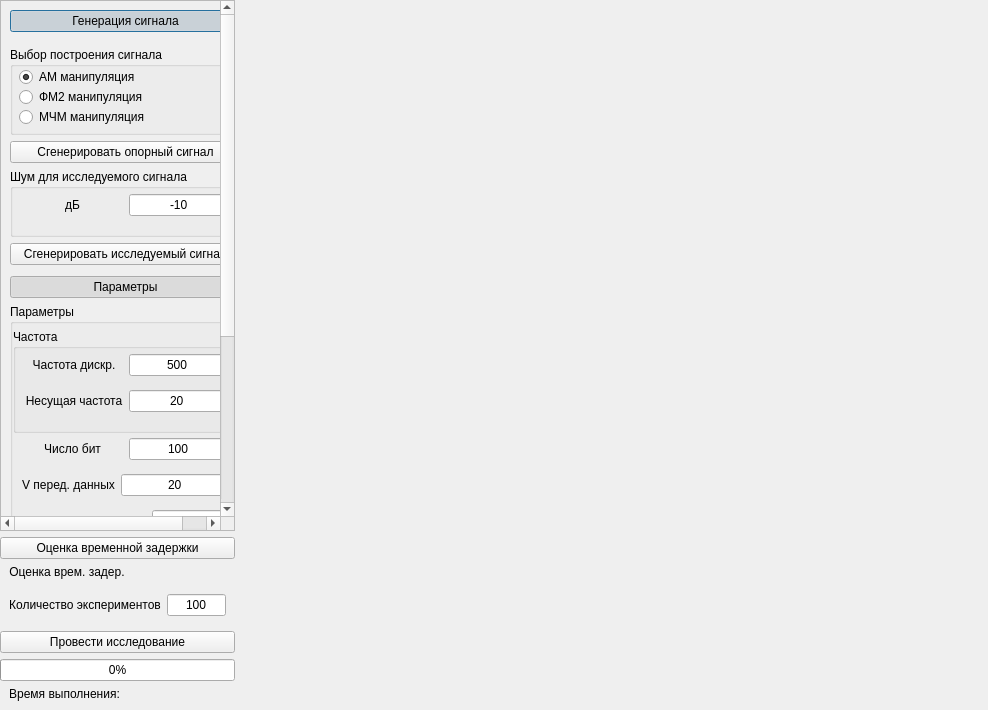
<?xml version="1.0" encoding="UTF-8"?>
<ui version="4.0">
 <class>Dialog</class>
 <widget class="QDialog" name="Dialog">
  <property name="geometry">
   <rect>
    <x>0</x>
    <y>0</y>
    <width>988</width>
    <height>710</height>
   </rect>
  </property>
  <property name="windowTitle">
   <string>Dialog</string>
  </property>
  <layout class="QHBoxLayout" name="horizontalLayout" stretch="0,0,0">
   <property name="leftMargin">
    <number>0</number>
   </property>
   <property name="topMargin">
    <number>0</number>
   </property>
   <property name="rightMargin">
    <number>0</number>
   </property>
   <property name="bottomMargin">
    <number>0</number>
   </property>
   <item>
    <widget class="QWidget" name="widget_menu" native="true">
     <property name="minimumSize">
      <size>
       <width>235</width>
       <height>0</height>
      </size>
     </property>
     <property name="maximumSize">
      <size>
       <width>225</width>
       <height>16777215</height>
      </size>
     </property>
     <layout class="QVBoxLayout" name="layout_menu">
      <property name="leftMargin">
       <number>0</number>
      </property>
      <property name="topMargin">
       <number>0</number>
      </property>
      <property name="rightMargin">
       <number>0</number>
      </property>
      <property name="bottomMargin">
       <number>0</number>
      </property>
      <item>
       <widget class="QScrollArea" name="scrollArea">
        <property name="widgetResizable">
         <bool>true</bool>
        </property>
        <widget class="QWidget" name="scrollAreaWidgetContents">
         <property name="geometry">
          <rect>
           <x>0</x>
           <y>-145</y>
           <width>216</width>
           <height>712</height>
          </rect>
         </property>
         <layout class="QVBoxLayout" name="verticalLayout_2">
          <item>
           <widget class="QPushButton" name="pushButton_signal_generation">
            <property name="text">
             <string>Генерация сигнала</string>
            </property>
            <property name="checkable">
             <bool>true</bool>
            </property>
            <property name="checked">
             <bool>true</bool>
            </property>
           </widget>
          </item>
          <item>
           <widget class="QWidget" name="widget_loading_data" native="true">
            <layout class="QVBoxLayout" name="verticalLayout_3">
             <property name="spacing">
              <number>5</number>
             </property>
             <property name="leftMargin">
              <number>0</number>
             </property>
             <property name="topMargin">
              <number>0</number>
             </property>
             <property name="rightMargin">
              <number>0</number>
             </property>
             <property name="bottomMargin">
              <number>0</number>
             </property>
             <item>
              <widget class="QWidget" name="widget_signal_generation" native="true">
               <layout class="QVBoxLayout" name="layout_signal_generation">
                <property name="leftMargin">
                 <number>0</number>
                </property>
                <property name="rightMargin">
                 <number>0</number>
                </property>
                <property name="bottomMargin">
                 <number>5</number>
                </property>
                <item>
                 <widget class="QGroupBox" name="groupBox_building_signal">
                  <property name="title">
                   <string>Выбор построения сигнала</string>
                  </property>
                  <layout class="QVBoxLayout" name="layout_building_signal">
                   <property name="spacing">
                    <number>0</number>
                   </property>
                   <property name="leftMargin">
                    <number>6</number>
                   </property>
                   <property name="topMargin">
                    <number>0</number>
                   </property>
                   <property name="rightMargin">
                    <number>0</number>
                   </property>
                   <property name="bottomMargin">
                    <number>5</number>
                   </property>
                   <item>
                    <widget class="QRadioButton" name="radioButton_AM">
                     <property name="text">
                      <string>AM манипуляция</string>
                     </property>
                     <property name="checked">
                      <bool>true</bool>
                     </property>
                     <property name="autoRepeat">
                      <bool>false</bool>
                     </property>
                     <property name="autoExclusive">
                      <bool>true</bool>
                     </property>
                    </widget>
                   </item>
                   <item>
                    <widget class="QRadioButton" name="radioButton_FM2">
                     <property name="text">
                      <string>ФМ2 манипуляция</string>
                     </property>
                     <property name="autoRepeat">
                      <bool>false</bool>
                     </property>
                     <property name="autoExclusive">
                      <bool>true</bool>
                     </property>
                    </widget>
                   </item>
                   <item>
                    <widget class="QRadioButton" name="radioButton_MCHM">
                     <property name="text">
                      <string>МЧМ манипуляция</string>
                     </property>
                     <property name="autoRepeat">
                      <bool>false</bool>
                     </property>
                     <property name="autoExclusive">
                      <bool>true</bool>
                     </property>
                    </widget>
                   </item>
                  </layout>
                 </widget>
                </item>
                <item>
                 <widget class="QPushButton" name="pushButton_generate_reference_signal">
                  <property name="text">
                   <string>Сгенерировать опорный сигнал</string>
                  </property>
                 </widget>
                </item>
                <item>
                 <widget class="QGroupBox" name="groupBox_noise">
                  <property name="sizePolicy">
                   <sizepolicy hsizetype="Preferred" vsizetype="Maximum">
                    <horstretch>0</horstretch>
                    <verstretch>0</verstretch>
                   </sizepolicy>
                  </property>
                  <property name="title">
                   <string>Шум для исследуемого сигнала</string>
                  </property>
                  <layout class="QVBoxLayout" name="layout_noise">
                   <property name="spacing">
                    <number>5</number>
                   </property>
                   <property name="leftMargin">
                    <number>0</number>
                   </property>
                   <property name="topMargin">
                    <number>5</number>
                   </property>
                   <property name="rightMargin">
                    <number>0</number>
                   </property>
                   <property name="bottomMargin">
                    <number>9</number>
                   </property>
                   <item>
                    <widget class="QWidget" name="widget_noise" native="true">
                     <property name="sizePolicy">
                      <sizepolicy hsizetype="Preferred" vsizetype="Maximum">
                       <horstretch>0</horstretch>
                       <verstretch>0</verstretch>
                      </sizepolicy>
                     </property>
                     <layout class="QHBoxLayout" name="layout_noise_text" stretch="1,1">
                      <property name="topMargin">
                       <number>0</number>
                      </property>
                      <item>
                       <widget class="QLabel" name="label_text_noise">
                        <property name="text">
                         <string>дБ</string>
                        </property>
                        <property name="alignment">
                         <set>Qt::AlignCenter</set>
                        </property>
                       </widget>
                      </item>
                      <item>
                       <widget class="QLineEdit" name="lineEdit_noise">
                        <property name="text">
                         <string>-10</string>
                        </property>
                        <property name="alignment">
                         <set>Qt::AlignCenter</set>
                        </property>
                       </widget>
                      </item>
                     </layout>
                    </widget>
                   </item>
                  </layout>
                 </widget>
                </item>
                <item>
                 <widget class="QPushButton" name="pushButton_generation_investigated_signal">
                  <property name="text">
                   <string>Сгенерировать исследуемый сигнал</string>
                  </property>
                 </widget>
                </item>
               </layout>
              </widget>
             </item>
            </layout>
           </widget>
          </item>
          <item>
           <widget class="QPushButton" name="pushButton_parameters">
            <property name="text">
             <string>Параметры</string>
            </property>
            <property name="checkable">
             <bool>true</bool>
            </property>
            <property name="checked">
             <bool>true</bool>
            </property>
           </widget>
          </item>
          <item>
           <widget class="QGroupBox" name="groupBox_parameters">
            <property name="sizePolicy">
             <sizepolicy hsizetype="Preferred" vsizetype="Maximum">
              <horstretch>0</horstretch>
              <verstretch>0</verstretch>
             </sizepolicy>
            </property>
            <property name="title">
             <string>Параметры </string>
            </property>
            <layout class="QVBoxLayout" name="layout_parameters">
             <property name="spacing">
              <number>5</number>
             </property>
             <property name="leftMargin">
              <number>0</number>
             </property>
             <property name="topMargin">
              <number>5</number>
             </property>
             <property name="rightMargin">
              <number>0</number>
             </property>
             <property name="bottomMargin">
              <number>9</number>
             </property>
             <item>
              <widget class="QGroupBox" name="groupBox_frequency">
               <property name="sizePolicy">
                <sizepolicy hsizetype="Preferred" vsizetype="Maximum">
                 <horstretch>0</horstretch>
                 <verstretch>0</verstretch>
                </sizepolicy>
               </property>
               <property name="title">
                <string>Частота</string>
               </property>
               <layout class="QVBoxLayout" name="layout_frequency">
                <property name="spacing">
                 <number>5</number>
                </property>
                <property name="leftMargin">
                 <number>0</number>
                </property>
                <property name="topMargin">
                 <number>5</number>
                </property>
                <property name="rightMargin">
                 <number>0</number>
                </property>
                <property name="bottomMargin">
                 <number>9</number>
                </property>
                <item>
                 <widget class="QWidget" name="widget_sampling_rate" native="true">
                  <property name="sizePolicy">
                   <sizepolicy hsizetype="Preferred" vsizetype="Maximum">
                    <horstretch>0</horstretch>
                    <verstretch>0</verstretch>
                   </sizepolicy>
                  </property>
                  <layout class="QHBoxLayout" name="layout_sampling_rate" stretch="1,1">
                   <property name="topMargin">
                    <number>0</number>
                   </property>
                   <item>
                    <widget class="QLabel" name="label_text_sampling_rate">
                     <property name="text">
                      <string>Частота дискр.</string>
                     </property>
                     <property name="alignment">
                      <set>Qt::AlignCenter</set>
                     </property>
                    </widget>
                   </item>
                   <item>
                    <widget class="QLineEdit" name="lineEdit_sampling_rate">
                     <property name="text">
                      <string>500</string>
                     </property>
                     <property name="alignment">
                      <set>Qt::AlignCenter</set>
                     </property>
                    </widget>
                   </item>
                  </layout>
                 </widget>
                </item>
                <item>
                 <widget class="QWidget" name="widget_frequency_carrier" native="true">
                  <property name="sizePolicy">
                   <sizepolicy hsizetype="Preferred" vsizetype="Maximum">
                    <horstretch>0</horstretch>
                    <verstretch>0</verstretch>
                   </sizepolicy>
                  </property>
                  <layout class="QHBoxLayout" name="layout_frequency_carrier" stretch="1,1">
                   <property name="topMargin">
                    <number>0</number>
                   </property>
                   <item>
                    <widget class="QLabel" name="label_text_frequency_carrier">
                     <property name="text">
                      <string>Несущая частота</string>
                     </property>
                     <property name="alignment">
                      <set>Qt::AlignCenter</set>
                     </property>
                    </widget>
                   </item>
                   <item>
                    <widget class="QLineEdit" name="lineEdit_frequency_carrier">
                     <property name="text">
                      <string>20</string>
                     </property>
                     <property name="alignment">
                      <set>Qt::AlignCenter</set>
                     </property>
                    </widget>
                   </item>
                  </layout>
                 </widget>
                </item>
               </layout>
              </widget>
             </item>
             <item>
              <widget class="QWidget" name="widget_bit_counts" native="true">
               <property name="sizePolicy">
                <sizepolicy hsizetype="Preferred" vsizetype="Maximum">
                 <horstretch>0</horstretch>
                 <verstretch>0</verstretch>
                </sizepolicy>
               </property>
               <layout class="QHBoxLayout" name="layout_bit_counts" stretch="1,1">
                <property name="topMargin">
                 <number>0</number>
                </property>
                <item>
                 <widget class="QLabel" name="label_text_bit_counts">
                  <property name="text">
                   <string>Число бит</string>
                  </property>
                  <property name="alignment">
                   <set>Qt::AlignCenter</set>
                  </property>
                 </widget>
                </item>
                <item>
                 <widget class="QLineEdit" name="lineEdit_bit_counts">
                  <property name="text">
                   <string>100</string>
                  </property>
                  <property name="alignment">
                   <set>Qt::AlignCenter</set>
                  </property>
                 </widget>
                </item>
               </layout>
              </widget>
             </item>
             <item>
              <widget class="QWidget" name="widget_transfer_rate" native="true">
               <property name="sizePolicy">
                <sizepolicy hsizetype="Preferred" vsizetype="Maximum">
                 <horstretch>0</horstretch>
                 <verstretch>0</verstretch>
                </sizepolicy>
               </property>
               <layout class="QHBoxLayout" name="layout_transfer_rate" stretch="0,0">
                <property name="topMargin">
                 <number>0</number>
                </property>
                <item>
                 <widget class="QLabel" name="label_text_transfer_rate">
                  <property name="text">
                   <string>V перед. данных</string>
                  </property>
                  <property name="alignment">
                   <set>Qt::AlignCenter</set>
                  </property>
                 </widget>
                </item>
                <item>
                 <widget class="QLineEdit" name="lineEdit_transfer_rate">
                  <property name="text">
                   <string>20</string>
                  </property>
                  <property name="alignment">
                   <set>Qt::AlignCenter</set>
                  </property>
                 </widget>
                </item>
               </layout>
              </widget>
             </item>
             <item>
              <widget class="QWidget" name="widget_time_delay" native="true">
               <property name="sizePolicy">
                <sizepolicy hsizetype="Preferred" vsizetype="Maximum">
                 <horstretch>0</horstretch>
                 <verstretch>0</verstretch>
                </sizepolicy>
               </property>
               <layout class="QHBoxLayout" name="layout_time_delay" stretch="0,0">
                <property name="topMargin">
                 <number>0</number>
                </property>
                <item>
                 <widget class="QLabel" name="label_text_time_delay">
                  <property name="text">
                   <string>Времен. задержка, мс</string>
                  </property>
                  <property name="alignment">
                   <set>Qt::AlignCenter</set>
                  </property>
                 </widget>
                </item>
                <item>
                 <widget class="QLineEdit" name="lineEdit_time_delay">
                  <property name="text">
                   <string>2200</string>
                  </property>
                  <property name="alignment">
                   <set>Qt::AlignCenter</set>
                  </property>
                 </widget>
                </item>
               </layout>
              </widget>
             </item>
             <item>
              <widget class="QWidget" name="widget_time_clippings_ms" native="true">
               <property name="sizePolicy">
                <sizepolicy hsizetype="Preferred" vsizetype="Maximum">
                 <horstretch>0</horstretch>
                 <verstretch>0</verstretch>
                </sizepolicy>
               </property>
               <layout class="QHBoxLayout" name="layout_time_clippings_ms" stretch="0,0">
                <property name="topMargin">
                 <number>0</number>
                </property>
                <item>
                 <widget class="QLabel" name="label_text_time_clippings_ms">
                  <property name="text">
                   <string>Обрезка сигнала, мс</string>
                  </property>
                  <property name="alignment">
                   <set>Qt::AlignCenter</set>
                  </property>
                 </widget>
                </item>
                <item>
                 <widget class="QLineEdit" name="lineEdit_time_clippings_ms">
                  <property name="text">
                   <string>1500</string>
                  </property>
                  <property name="alignment">
                   <set>Qt::AlignCenter</set>
                  </property>
                 </widget>
                </item>
               </layout>
              </widget>
             </item>
             <item>
              <widget class="QGroupBox" name="groupBox_AM_manipulation">
               <property name="sizePolicy">
                <sizepolicy hsizetype="Preferred" vsizetype="Maximum">
                 <horstretch>0</horstretch>
                 <verstretch>0</verstretch>
                </sizepolicy>
               </property>
               <property name="title">
                <string>Параметры для АМ манипуляции</string>
               </property>
               <layout class="QVBoxLayout" name="layout_AM_manipulation">
                <property name="spacing">
                 <number>5</number>
                </property>
                <property name="leftMargin">
                 <number>0</number>
                </property>
                <property name="topMargin">
                 <number>5</number>
                </property>
                <property name="rightMargin">
                 <number>0</number>
                </property>
                <property name="bottomMargin">
                 <number>9</number>
                </property>
                <item>
                 <widget class="QWidget" name="widget_amplitude_am" native="true">
                  <property name="sizePolicy">
                   <sizepolicy hsizetype="Preferred" vsizetype="Maximum">
                    <horstretch>0</horstretch>
                    <verstretch>0</verstretch>
                   </sizepolicy>
                  </property>
                  <layout class="QHBoxLayout" name="layout_amplitude_am" stretch="1,1">
                   <property name="topMargin">
                    <number>0</number>
                   </property>
                   <item>
                    <widget class="QLabel" name="label_text_amplitude_am">
                     <property name="text">
                      <string>Амплитуда</string>
                     </property>
                     <property name="alignment">
                      <set>Qt::AlignCenter</set>
                     </property>
                    </widget>
                   </item>
                   <item>
                    <widget class="QLineEdit" name="lineEdit_amplitude_am">
                     <property name="text">
                      <string>5</string>
                     </property>
                     <property name="alignment">
                      <set>Qt::AlignCenter</set>
                     </property>
                    </widget>
                   </item>
                  </layout>
                 </widget>
                </item>
                <item>
                 <widget class="QWidget" name="widget_coefficient_am" native="true">
                  <property name="sizePolicy">
                   <sizepolicy hsizetype="Preferred" vsizetype="Maximum">
                    <horstretch>0</horstretch>
                    <verstretch>0</verstretch>
                   </sizepolicy>
                  </property>
                  <layout class="QHBoxLayout" name="layout_coefficient_am" stretch="1,1">
                   <property name="topMargin">
                    <number>0</number>
                   </property>
                   <item>
                    <widget class="QLabel" name="label_text_coefficient_am">
                     <property name="text">
                      <string>Коэффициент</string>
                     </property>
                     <property name="alignment">
                      <set>Qt::AlignCenter</set>
                     </property>
                    </widget>
                   </item>
                   <item>
                    <widget class="QLineEdit" name="lineEdit_coefficient_am">
                     <property name="text">
                      <string>3</string>
                     </property>
                     <property name="alignment">
                      <set>Qt::AlignCenter</set>
                     </property>
                    </widget>
                   </item>
                  </layout>
                 </widget>
                </item>
               </layout>
              </widget>
             </item>
             <item>
              <widget class="QGroupBox" name="groupBox_MCHM_manipulation">
               <property name="sizePolicy">
                <sizepolicy hsizetype="Preferred" vsizetype="Maximum">
                 <horstretch>0</horstretch>
                 <verstretch>0</verstretch>
                </sizepolicy>
               </property>
               <property name="title">
                <string>Параметры для МЧМ манипуляции</string>
               </property>
               <layout class="QVBoxLayout" name="layout_MCHM_manipulation">
                <property name="spacing">
                 <number>5</number>
                </property>
                <property name="leftMargin">
                 <number>0</number>
                </property>
                <property name="topMargin">
                 <number>5</number>
                </property>
                <property name="rightMargin">
                 <number>0</number>
                </property>
                <property name="bottomMargin">
                 <number>9</number>
                </property>
                <item>
                 <widget class="QWidget" name="widget_frequency_deviations" native="true">
                  <property name="sizePolicy">
                   <sizepolicy hsizetype="Preferred" vsizetype="Maximum">
                    <horstretch>0</horstretch>
                    <verstretch>0</verstretch>
                   </sizepolicy>
                  </property>
                  <layout class="QHBoxLayout" name="layout_frequency_deviations" stretch="0,0">
                   <property name="topMargin">
                    <number>0</number>
                   </property>
                   <item>
                    <widget class="QLabel" name="label_text_frequency_deviations">
                     <property name="text">
                      <string>Частота отклонения</string>
                     </property>
                     <property name="alignment">
                      <set>Qt::AlignCenter</set>
                     </property>
                    </widget>
                   </item>
                   <item>
                    <widget class="QLineEdit" name="lineEdit_frequency_deviations">
                     <property name="text">
                      <string>0.5</string>
                     </property>
                     <property name="alignment">
                      <set>Qt::AlignCenter</set>
                     </property>
                    </widget>
                   </item>
                  </layout>
                 </widget>
                </item>
               </layout>
              </widget>
             </item>
            </layout>
           </widget>
          </item>
          <item>
           <spacer name="verticalSpacer">
            <property name="orientation">
             <enum>Qt::Vertical</enum>
            </property>
            <property name="sizeHint" stdset="0">
             <size>
              <width>20</width>
              <height>40</height>
             </size>
            </property>
           </spacer>
          </item>
         </layout>
        </widget>
       </widget>
      </item>
      <item>
       <widget class="QPushButton" name="pushButton_estimate_delay">
        <property name="text">
         <string>Оценка временной задержки</string>
        </property>
       </widget>
      </item>
      <item>
       <widget class="QWidget" name="widget_estimated_delay" native="true">
        <property name="sizePolicy">
         <sizepolicy hsizetype="Preferred" vsizetype="Maximum">
          <horstretch>0</horstretch>
          <verstretch>0</verstretch>
         </sizepolicy>
        </property>
        <layout class="QHBoxLayout" name="layout_estimated_delay" stretch="0,0">
         <property name="topMargin">
          <number>0</number>
         </property>
         <item>
          <widget class="QLabel" name="label_text_estimated_delay">
           <property name="text">
            <string>Оценка врем. задер.</string>
           </property>
           <property name="alignment">
            <set>Qt::AlignCenter</set>
           </property>
          </widget>
         </item>
         <item>
          <widget class="QLabel" name="label_deviation_estimated_delay_ms">
           <property name="text">
            <string/>
           </property>
           <property name="alignment">
            <set>Qt::AlignCenter</set>
           </property>
          </widget>
         </item>
        </layout>
       </widget>
      </item>
      <item>
       <widget class="QWidget" name="widget_number_experiments" native="true">
        <property name="sizePolicy">
         <sizepolicy hsizetype="Preferred" vsizetype="Maximum">
          <horstretch>0</horstretch>
          <verstretch>0</verstretch>
         </sizepolicy>
        </property>
        <layout class="QHBoxLayout" name="layout_number_experiments" stretch="1,1">
         <property name="topMargin">
          <number>0</number>
         </property>
         <item>
          <widget class="QLabel" name="label_text_number_experiments">
           <property name="text">
            <string>Количество экспериментов</string>
           </property>
           <property name="alignment">
            <set>Qt::AlignCenter</set>
           </property>
          </widget>
         </item>
         <item>
          <widget class="QLineEdit" name="lineEdit_number_experiments">
           <property name="text">
            <string>100</string>
           </property>
           <property name="alignment">
            <set>Qt::AlignCenter</set>
           </property>
          </widget>
         </item>
        </layout>
       </widget>
      </item>
      <item>
       <widget class="QPushButton" name="pushButton_probability_of_detection">
        <property name="text">
         <string>Провести исследование</string>
        </property>
       </widget>
      </item>
      <item>
       <widget class="QProgressBar" name="progressBar_probability">
        <property name="value">
         <number>0</number>
        </property>
       </widget>
      </item>
      <item>
       <widget class="QWidget" name="widget_execution_time" native="true">
        <property name="sizePolicy">
         <sizepolicy hsizetype="Preferred" vsizetype="Maximum">
          <horstretch>0</horstretch>
          <verstretch>0</verstretch>
         </sizepolicy>
        </property>
        <layout class="QHBoxLayout" name="layout_execution_time" stretch="0,0">
         <property name="topMargin">
          <number>0</number>
         </property>
         <item>
          <widget class="QLabel" name="label_text_execution_time">
           <property name="text">
            <string>Время выполнения:</string>
           </property>
           <property name="alignment">
            <set>Qt::AlignCenter</set>
           </property>
          </widget>
         </item>
         <item>
          <widget class="QLabel" name="label_execution_time">
           <property name="text">
            <string/>
           </property>
           <property name="alignment">
            <set>Qt::AlignCenter</set>
           </property>
          </widget>
         </item>
        </layout>
       </widget>
      </item>
     </layout>
    </widget>
   </item>
   <item>
    <widget class="QWidget" name="widget_main_1" native="true">
     <layout class="QVBoxLayout" name="verticalLayout_1">
      <item>
       <widget class="QWidget" name="widget_plot" native="true">
        <layout class="QVBoxLayout" name="layout_plot"/>
       </widget>
      </item>
      <item>
       <widget class="QWidget" name="widget_plot_3" native="true">
        <layout class="QVBoxLayout" name="layout_plot_3"/>
       </widget>
      </item>
     </layout>
    </widget>
   </item>
   <item>
    <widget class="QWidget" name="widget_main" native="true">
     <layout class="QVBoxLayout" name="verticalLayout">
      <item>
       <widget class="QWidget" name="widget_plot_2" native="true">
        <layout class="QVBoxLayout" name="layout_plot_2"/>
       </widget>
      </item>
      <item>
       <widget class="QWidget" name="widget_plot_4" native="true">
        <layout class="QVBoxLayout" name="layout_plot_4"/>
       </widget>
      </item>
     </layout>
    </widget>
   </item>
  </layout>
 </widget>
 <resources/>
 <connections>
  <connection>
   <sender>pushButton_signal_generation</sender>
   <signal>clicked(bool)</signal>
   <receiver>widget_loading_data</receiver>
   <slot>setVisible(bool)</slot>
   <hints>
    <hint type="sourcelabel">
     <x>574</x>
     <y>-511</y>
    </hint>
    <hint type="destinationlabel">
     <x>544</x>
     <y>43</y>
    </hint>
   </hints>
  </connection>
  <connection>
   <sender>pushButton_parameters</sender>
   <signal>clicked(bool)</signal>
   <receiver>groupBox_parameters</receiver>
   <slot>setVisible(bool)</slot>
   <hints>
    <hint type="sourcelabel">
     <x>558</x>
     <y>291</y>
    </hint>
    <hint type="destinationlabel">
     <x>573</x>
     <y>322</y>
    </hint>
   </hints>
  </connection>
 </connections>
</ui>
